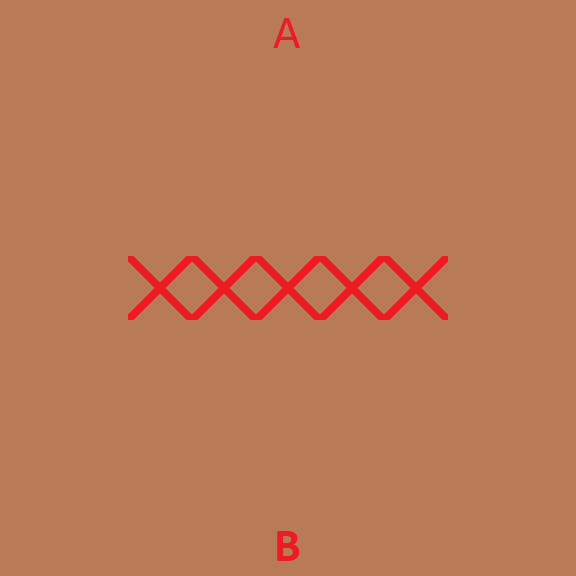

A level layout from a 2D game, rendered from its tile map. Below: a short description, then the map file with its tile-grid data intact:
An orthogonal 9x9 tile map with 64x64 px tiles, 2 tile layers (sol, collisions).

<map version="1.5" tiledversion="1.5.0" orientation="orthogonal" renderorder="right-down" width="9" height="9" tilewidth="64" tileheight="64" infinite="0" nextlayerid="3" nextobjectid="1">
 <tileset firstgid="1" source="tiles.tsx" />
 <layer id="1" name="sol" width="9" height="9">
  <data encoding="csv">
2,2,2,2,3,2,2,2,2,
2,2,2,2,2,2,2,2,2,
2,2,2,2,2,2,2,2,2,
2,2,2,2,2,2,2,2,2,
2,2,2,2,2,2,2,2,2,
2,2,2,2,2,2,2,2,2,
2,2,2,2,2,2,2,2,2,
2,2,2,2,2,2,2,2,2,
2,2,2,2,4,2,2,2,2
</data>
 </layer>
 <layer id="2" name="collisions" width="9" height="9">
  <data encoding="csv">
0,0,0,0,0,0,0,0,0,
0,0,0,0,0,0,0,0,0,
0,0,0,0,0,0,0,0,0,
0,0,0,0,0,0,0,0,0,
0,0,1,1,1,1,1,0,0,
0,0,0,0,0,0,0,0,0,
0,0,0,0,0,0,0,0,0,
0,0,0,0,0,0,0,0,0,
0,0,0,0,0,0,0,0,0
</data>
 </layer>
</map>
